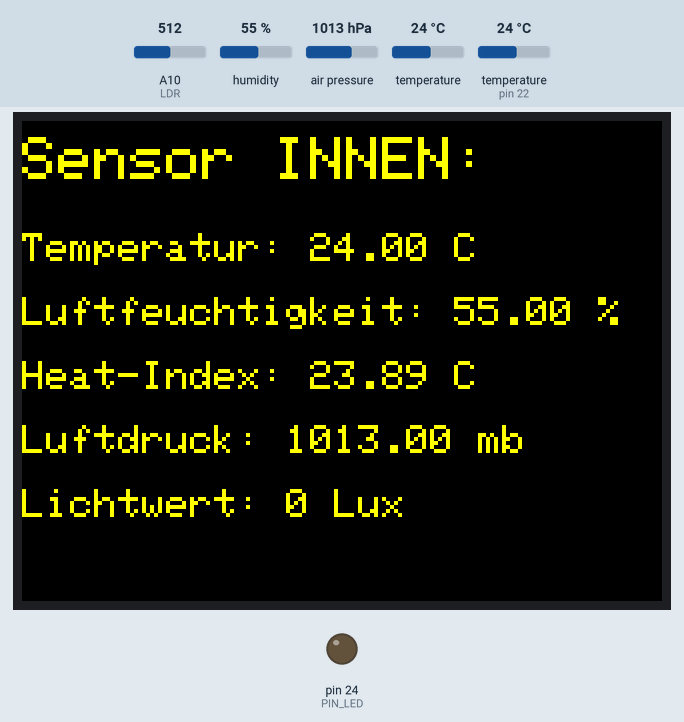
Recording of a sketch running on a simulated Arduino Mega 2560, built with avr-gcc and run on an emulated ATmega2560. On the bench: 320×240 colour display, output pins drawn as LEDs (lit = HIGH). Wiring (inferred from the names in the program): DHT22 sensor: data pin 22. The inputs (shaded band) are chosen by the test bench; at power-on: humidity 55 %, air pressure 1013 hPa, A10 (LDR) = 512, temperature (sensor on pin 22) 24 °C, temperature 24 °C. What the sketch prints to the serial monitor is not drawn.

Above: at 1.4 s.
1.5 s: humidity set to 22 %
At 12.4 s:
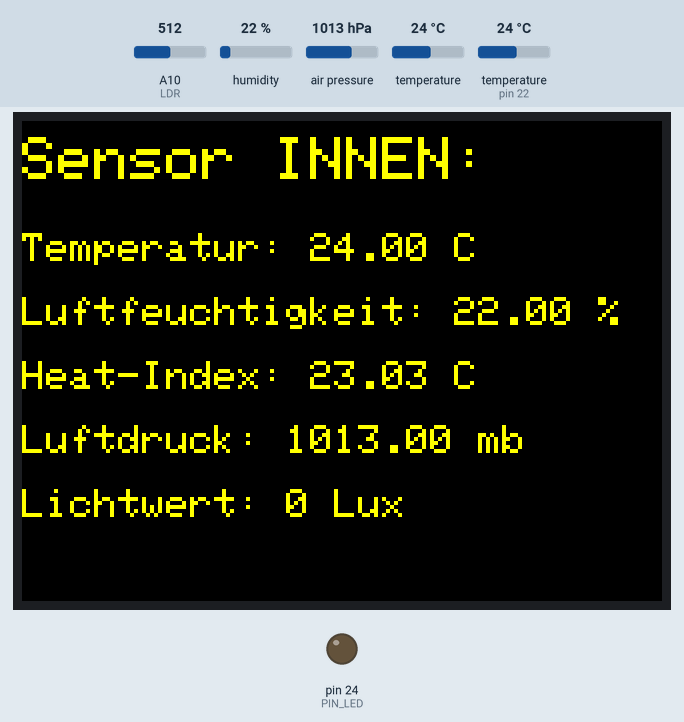
12.9 s: air pressure set to 952 hPa
At 22.4 s:
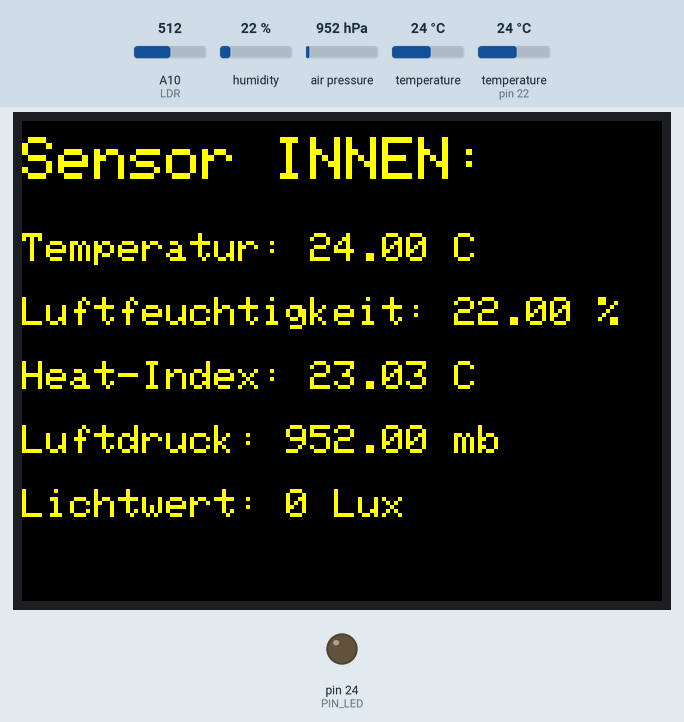
23.6 s: A10 (LDR) set to 716
At 33.5 s:
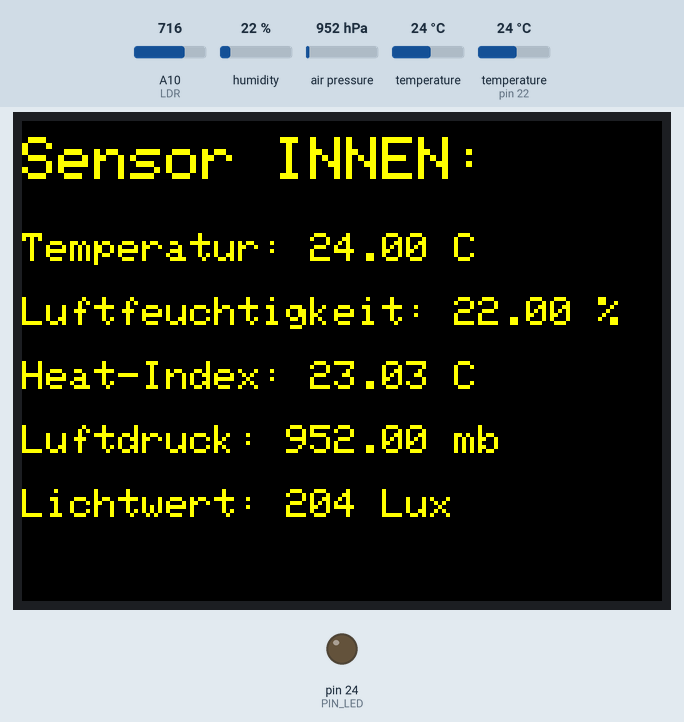
34.3 s: temperature (sensor on pin 22) set to 12 °C
At 44.6 s:
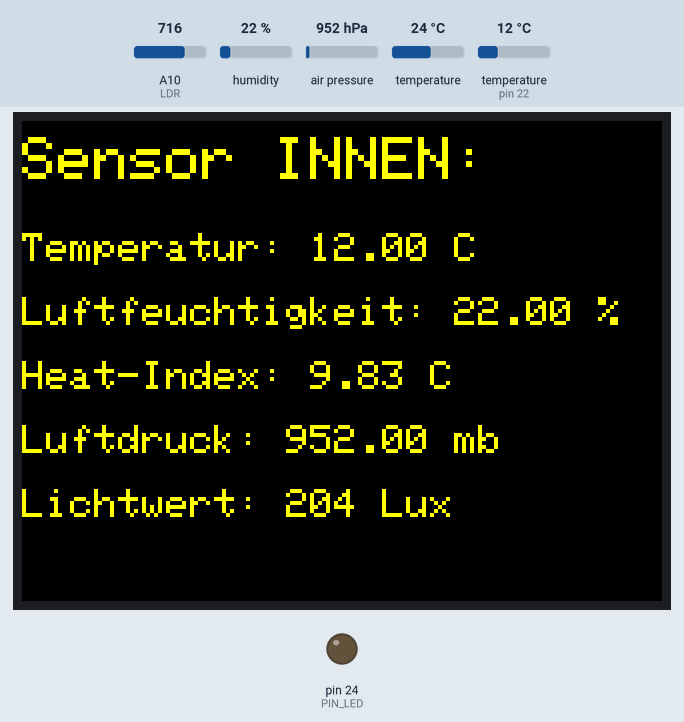
45.0 s: air pressure set to 975 hPa
At 54.6 s:
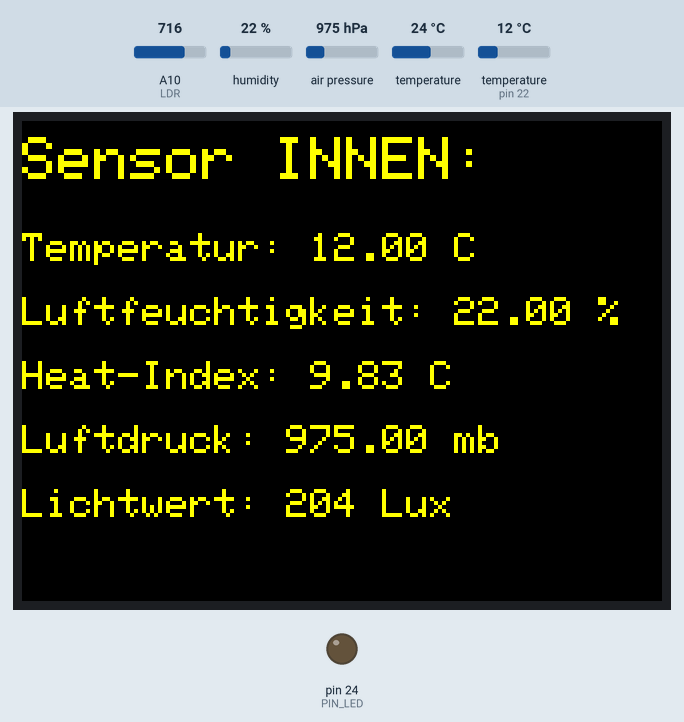
55.7 s: A10 (LDR) set to 992
Timing chart, 0 to 66.1 s (numbered marks = the images above; inputs shaded):
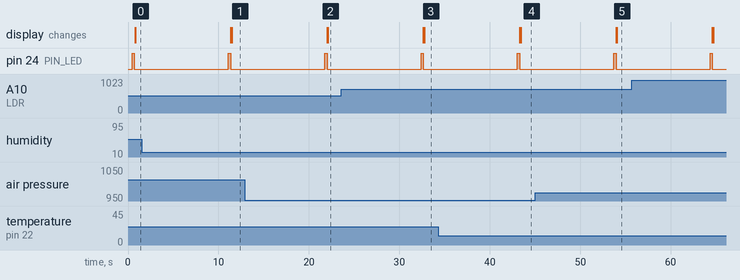

Measured:
- after the input at 1.5 s, the display: first differs from a run without the input after 10.0 s (image 1)
- after the input at 12.9 s, the display: first differs from a run without the input after 9.2 s (image 2)
- after the input at 23.6 s, the display: first differs from a run without the input after 9.2 s (image 3)
- after the input at 34.3 s, the display: first differs from a run without the input after 9.1 s (image 4)
- after the input at 45.0 s, the display: first differs from a run without the input after 9.1 s (image 5)

The sketch:

tft_weatherstation.ino
```cpp
// IMPORTANT: Adafruit_TFTLCD LIBRARY MUST BE SPECIFICALLY
// CONFIGURED FOR EITHER THE TFT SHIELD OR THE BREAKOUT BOARD.
// SEE RELEVANT COMMENTS IN Adafruit_TFTLCD.h FOR SETUP.
//Technical support:goodtft@163.com

#include <Adafruit_GFX.h>    // Core graphics library
#include <Adafruit_TFTLCD.h> // Hardware-specific library

#include <SFE_BMP180.h>
#include <Wire.h>
#include "DHT.h"

#define LCD_CS A3 // Chip Select goes to Analog 3
#define LCD_CD A2 // Command/Data goes to Analog 2
#define LCD_WR A1 // LCD Write goes to Analog 1
#define LCD_RD A0 // LCD Read goes to Analog 0

#define LCD_RESET A4 // Can alternately just connect to Arduino's reset pin
#define LDR A10
#define DHTPIN 22
#define DHTTYPE DHT22
#define PIN_LED 24

// Assign human-readable names to some common 16-bit color values:
#define	BLACK   0x0000
#define	BLUE    0x001F
#define	RED     0xF800
#define	GREEN   0x07E0
#define CYAN    0x07FF
#define MAGENTA 0xF81F
#define YELLOW  0xFFE0
#define WHITE   0xFFFF

#include <MCUFRIEND_kbv.h>
MCUFRIEND_kbv tft;

DHT dht(DHTPIN, DHTTYPE);
SFE_BMP180 pressure;

unsigned long testText(double temp, double humanity, double heatindex, double airpressure, byte lightvalue) {
  tft.fillScreen(BLACK);
  unsigned long start = micros();
  tft.setCursor(0, 0);
  tft.setTextSize(1);
  tft.println(" ");
  tft.setTextSize(3);
  tft.setTextColor(YELLOW);
  tft.println("Sensor INNEN:");
  tft.println(" ");
  tft.setTextSize(2);
  tft.print("Temperatur: ");
  tft.print(temp);
  tft.println(" C");
  tft.println(" ");
  tft.print("Luftfeuchtigkeit: ");
  tft.print(humanity);
  tft.println(" %");
  tft.println(" ");
  tft.print("Heat-Index: ");
  tft.print(heatindex);
  tft.println(" C");
  tft.println(" ");
  tft.print("Luftdruck: ");
  tft.print(airpressure);
  tft.println(" mb");
  tft.println(" ");
  tft.print("Lichtwert: ");
  tft.print(lightvalue);
  tft.println(" Lux");
  tft.println(" ");
  return micros() - start;
}


void setup(void) {
  Serial.begin(9600);
  Serial.flush();

  dht.begin();
  pressure.begin();

  tft.reset();

  uint16_t identifier = tft.readID();
  if(identifier == 0x9325) {
  } else if(identifier == 0x9328) {
  } else if(identifier == 0x4535) {
  }else if(identifier == 0x7575) {
  } else if(identifier == 0x9341) {
  }else if(identifier == 0x7783) {
  }else if(identifier == 0x8230) {
  }else if(identifier == 0x8357) {
  }else if(identifier==0x0101)
  {
    identifier=0x9341;
  }else {
    identifier=0x9341;

  }
  tft.begin(identifier);
  tft.setRotation(1);

  pinMode(PIN_LED, OUTPUT);
  digitalWrite(PIN_LED, LOW);
}

void showError(void)
{
  tft.fillScreen(BLACK);
  tft.setCursor(0, 0);
  tft.setTextSize(1);
  tft.println(" ");
  tft.setTextSize(3);
  tft.setTextColor(RED);
  tft.println("Sensor INNEN:");
  tft.println(" ");
  tft.println("Daten konnten");
  tft.println("nicht");
  tft.println("gelesen werden!");
}

void loop(void) {
  float h = dht.readHumidity();     //Luftfeuchte auslesen
  float t = dht.readTemperature();  //Temperatur auslesen
  float r = dht.computeHeatIndex(t, h, false);
  int sensorWert = analogRead(LDR);
  char st;
  double T,P,p0;
  bool pressAvailable = false;

  p0 = 0;

  st = pressure.startTemperature();
  if (st != 0)
  {
    delay(st);
    st = pressure.getTemperature(T);
  }

  st = pressure.startPressure(3);

  if (st != 0)
  {
    delay(st);

    st = pressure.getPressure(P,T);

    if (st != 0)
    {
      pressAvailable = true;
      p0 = P;
    }
  }

  if (Serial)
  {
    if (isnan(t) || isnan(h) || isnan(r) || !pressAvailable)
    {
      Serial.println("Fehler: Daten konnten gelesen werden!");
      Serial.flush();
      showError();
    }
    else
    {
      digitalWrite(PIN_LED, HIGH);
      Serial.print("START");
      Serial.print("|"); // delim
      Serial.print("LEN:4"); //4 Werte werden uebertragen
      Serial.print("|"); // delim
      Serial.print(h); // Luftfeuchte
      Serial.print("|"); // delim
      Serial.print(t); // Temperatur
      Serial.print("|"); // delim
      Serial.print(r); // HeatIndex
      Serial.print("|");
      Serial.print(p0); //Luftdruck millibar
      Serial.print("|"); // delim
      Serial.println("EOF");
      delay(250);
      digitalWrite(PIN_LED, LOW);
      testText(t, h, r, p0, sensorWert);
      Serial.flush();
    }
  }

  delay(10000);
}
```
